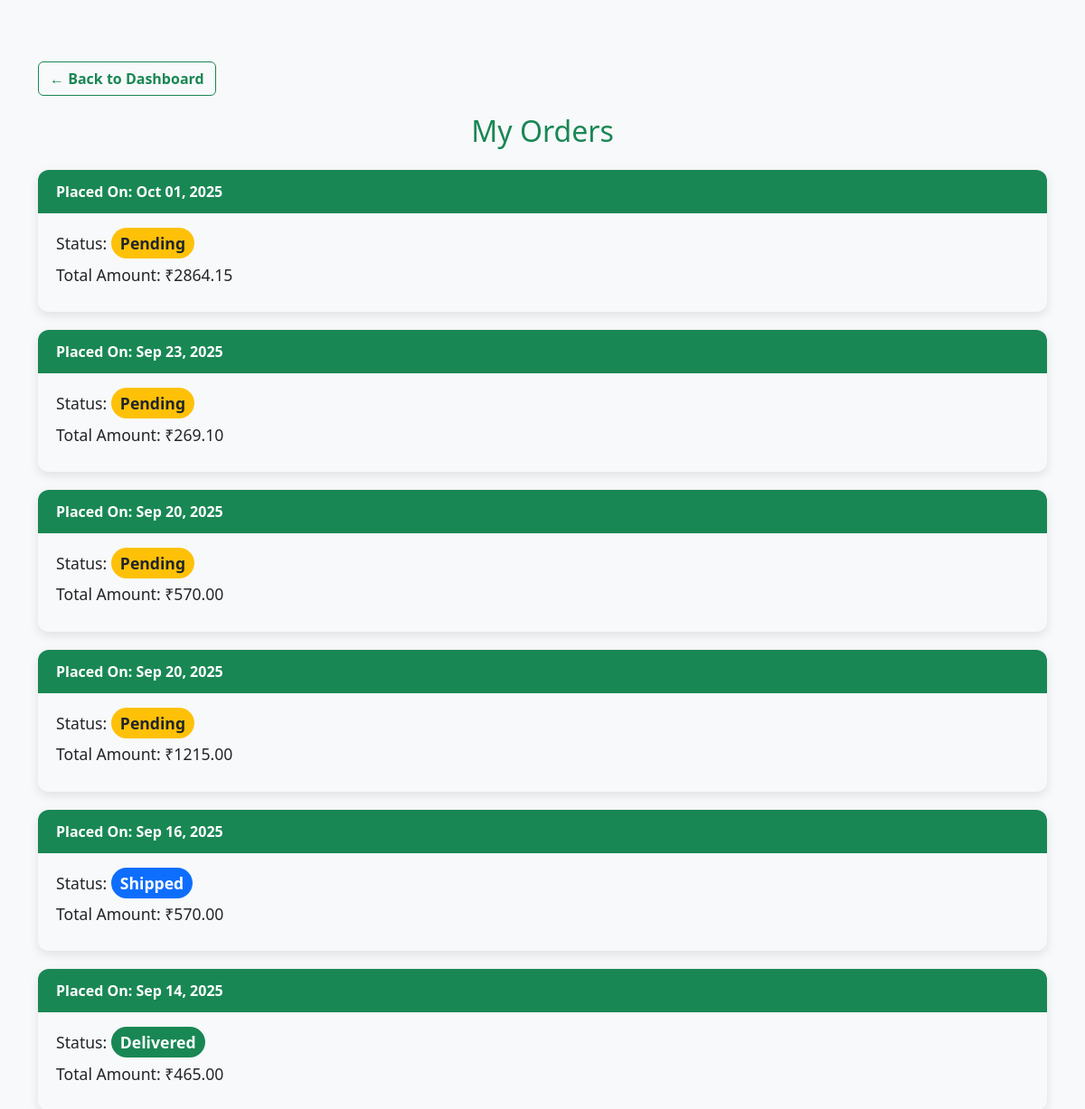
The page /orders/ (signed in) on the database its author committed.
### greenpharma/models.py (models this page shows, shortened)
class Order(models.Model):
    customer = models.ForeignKey(CustomerProfile, on_delete=models.CASCADE, related_name="orders")
    created_at = models.DateTimeField(auto_now_add=True)
    status = models.CharField(
        max_length=20,
        choices=[("Pending", "Pending"), ("Shipped", "Shipped"), ("Delivered", "Delivered")],
        default="Pending",
    )
    def total_amount(self):
        return sum(item.total_price() for item in self.items.all())

class OrderItem(models.Model):
    order = models.ForeignKey(Order, on_delete=models.CASCADE, related_name="items")
    product = models.ForeignKey(Product, on_delete=models.SET_NULL, null=True)
    quantity = models.PositiveIntegerField(default=1)
    price_at_purchase = models.DecimalField(max_digits=10, decimal_places=2)
    def total_price(self):
        return self.price_at_purchase * self.quantity

### greenpharma/views.py (the view)
# urls.py: path('orders/', views.order_history, name='order_history'),
@login_required
def order_history(request):
    customer = CustomerProfile.objects.get(user=request.user)
    orders = Order.objects.filter(customer=customer).order_by('-created_at')
    return render(request, 'greenpharma/order_history.html', {'orders': orders})

### greenpharma/templates/greenpharma/order_history.html (shortened to what this page needs)
<!DOCTYPE html>
<html lang="en">
<head>
    <link href="https://cdn.jsdelivr.net/npm/bootstrap@5.3.0/dist/css/bootstrap.min.css" rel="stylesheet" />
</head>
<body>
    <div class="container mt-5 mb-5">
        <a href="{% url 'customer_dashboard' %}" class="btn btn-outline-success back-link">← Back to Dashboard</a>
        <h2 class="mb-4 text-center text-success">My Orders</h2>
        {% if orders %}
            {% for order in orders %}
                <div class="order-card">
                    <div class="order-header">
                        Placed On: {{ order.created_at|date:"M d, Y" }}
                    </div>
                    <div class="order-body">
                        <div class="order-detail">
                            Status:
                            <span class="status-badge status-{{ order.status }}">
                                {{ order.status }}
                            </span>
                        </div>
                        <div class="order-detail">
                            Total Amount: ₹{{ order.total_amount|floatformat:2 }}
                        </div>
                    </div>
                </div>
            {% endfor %}
        {% else %}
            <p class="text-center fs-5">You have no orders yet.</p>
        {% endif %}
    </div>
</body>
</html>

### greenpharma/templates/greenpharma/order_history.html (style rules this page uses)
body { background-color: #f8f9fa; font-family: 'Segoe UI', Tahoma, Geneva, Verdana, sans-serif; }
.order-card { border-radius: 12px; box-shadow: 0 0.25rem 0.75rem rgba(0, 0, 0, 0.1); margin-bottom: 20px; }
.order-header { background-color: #198754; color: white; font-weight: bold; border-top-left-radius: 12px; border-top-right-radius: 12px; padding: 12px 20px; }
.order-body { padding: 20px; }
.order-detail { font-size: 1.1rem; margin-bottom: 8px; }
.status-badge { font-weight: 600; padding: 5px 10px; border-radius: 20px; color: white; }
.status-Pending { background-color: #ffc107; color: #212529; }
.status-Shipped { background-color: #0d6efd; }
.status-Delivered { background-color: #198754; }
.back-link { margin: 20px 0; display: inline-block; font-weight: 600; }

### rows shown on the page
Order: created_at "Oct 01, 2025", status "Pending", total_amount "2864.15"
Order: created_at "Sep 23, 2025", status "Pending", total_amount "269.10"
Order: created_at "Sep 20, 2025", status "Pending", total_amount "570.00"
Order: created_at "Sep 20, 2025", status "Pending", total_amount "1215.00"
Order: created_at "Sep 16, 2025", status "Shipped", total_amount "570.00"
Order: created_at "Sep 14, 2025", status "Delivered", total_amount "465.00"
